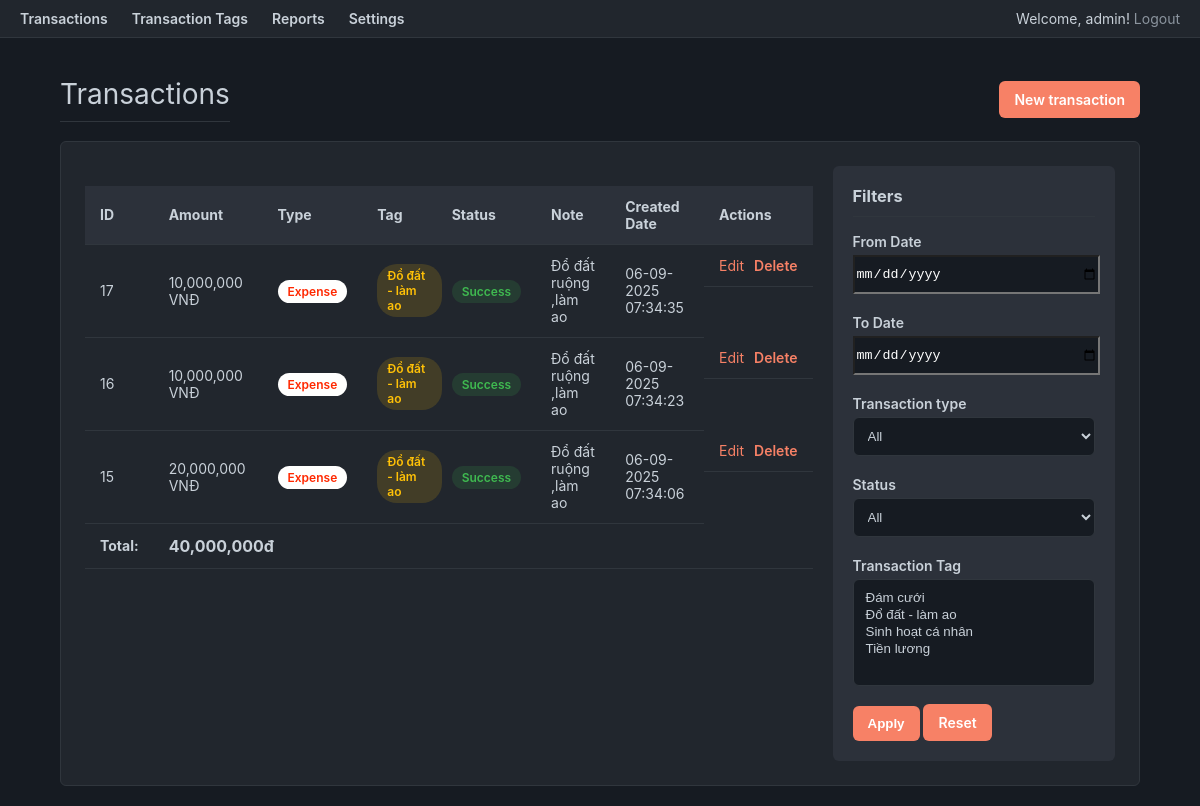
Page /transactions (signed in) on the earlier database version.
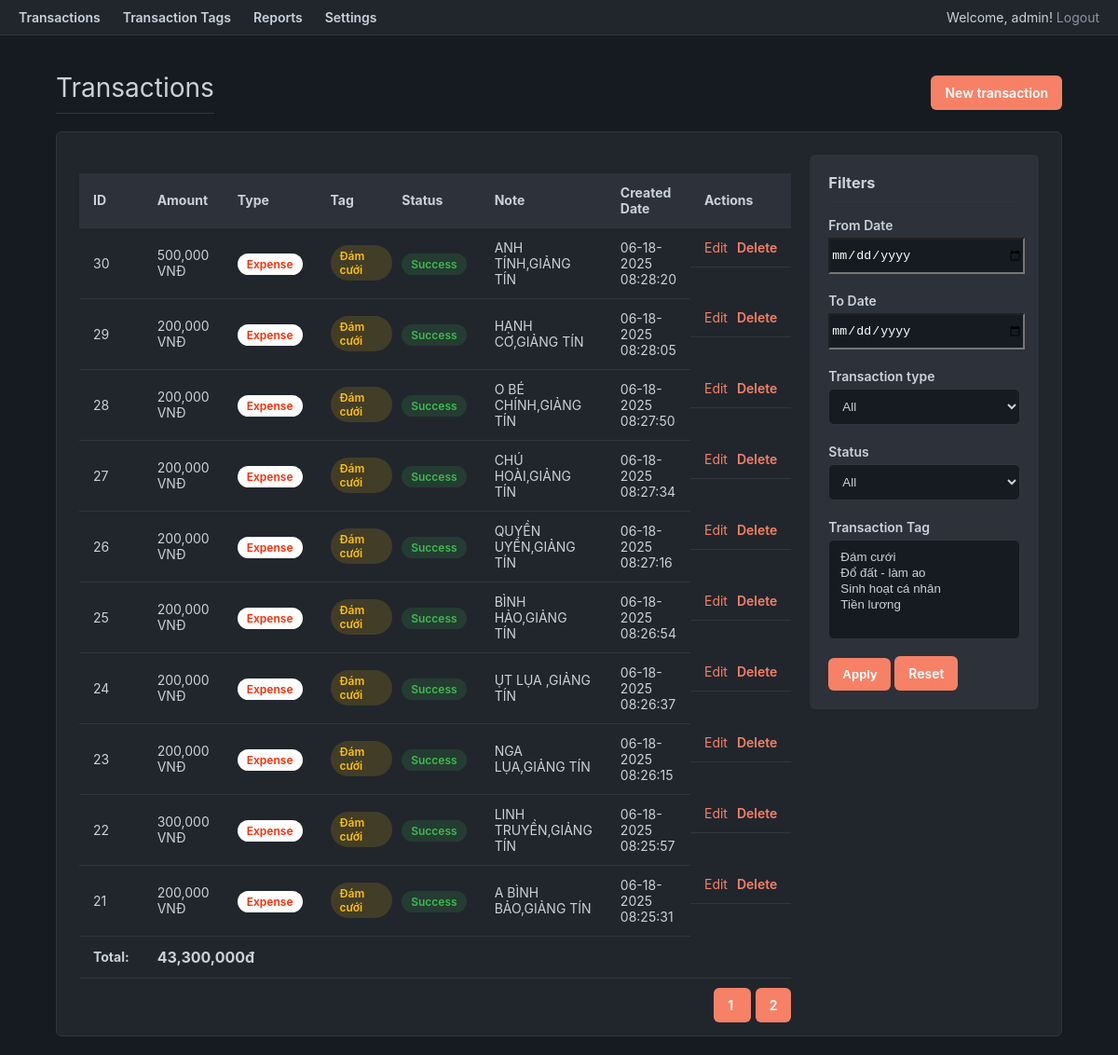
Same page on the later database version.
### tables this page shows
CREATE TABLE `transactions` (
  `id` int(11) NOT NULL,
  `amount` decimal(15,0) NOT NULL,
  `currency` varchar(3) NOT NULL DEFAULT 'VND',
  `transaction_type` enum('Revenue','Expense') NOT NULL,
  `status` enum('Success','Pending','Failed') NOT NULL,
  `tag_id` int(11) DEFAULT NULL,
  `note` text DEFAULT NULL,
  `created_by` int(11) DEFAULT NULL,
  `created_at` timestamp NOT NULL DEFAULT current_timestamp(),
  `updated_at` timestamp NOT NULL DEFAULT current_timestamp() ON UPDATE current_timestamp()
);

CREATE TABLE `transaction_tags` (
  `id` int(11) NOT NULL,
  `name` varchar(100) NOT NULL,
  `created_at` timestamp NOT NULL DEFAULT current_timestamp()
);

### app/Controllers/TransactionController.php (called while the page is built, shortened)
<?php
class TransactionController extends Controller {
    public function index() {
        $transactionModel = $this->model('Transaction');
        $tagModel = $this->model('Tag');
        $settingModel = $this->model('Setting');
        $filters = $_GET;
        $tags = $tagModel->findAll();
        $settings = $settingModel->getAllSettings();
        $page = isset($_GET['page']) ? (int)$_GET['page'] : 1;
        $records_per_page = 10;
        $offset = ($page - 1) * $records_per_page;
        $total_records = $transactionModel->countAll($filters);
        $total_pages = ceil($total_records / $records_per_page);
        $total_amount = $transactionModel->sumAll($filters, $settings['usd_to_vnd_rate']);
        $transactions = $transactionModel->findAll($filters, $records_per_page, $offset);
        $this->view('transactions/index', [
            'transactions' => $transactions,
            'tags' => $tags,
            'settings' => $settings,
            'filters' => $filters,
            'total_pages' => $total_pages,
            'current_page' => $page,
            'total_amount' => $total_amount
        ]);
    }
}

### core/Router.php (called while the page is built, shortened)
<?php
class Router {
    protected $method = 'index';
    public function __construct() {
        $url = $this->parseUrl();
        if (!empty($url[0])) {
            $singular = rtrim($url[0], 's');
            $controllerName = ucfirst($singular) . 'Controller';
            if (file_exists(ROOT_PATH . '/app/Controllers/' . $controllerName . '.php')) {
                unset($url[0]);
            }
        }
        $this->controller = new $this->controller;
        $this->params = $url ? array_values($url) : [];
        call_user_func_array([$this->controller, $this->method], $this->params);
    }
    public function parseUrl() {
        if (isset($_SERVER['REQUEST_URI'])) {
            $requestUri = str_replace(BASE_URL, '', $_SERVER['REQUEST_URI']);
            $requestUri = strtok($requestUri, '?');
            return explode('/', filter_var(trim($requestUri, '/'), FILTER_SANITIZE_URL));
        }
        return [];
    }
}

### public/index.php (called while the page is built, shortened)
<?php
spl_autoload_register(function ($className) {
    $paths = [
        ROOT_PATH . '/core/',
        ROOT_PATH . '/app/Controllers/',
        ROOT_PATH . '/app/Models/'
    ];
    foreach ($paths as $path) {
        $file = $path . $className . '.php';
        if (file_exists($file)) {
            return;
        }
    }
});
$router = new Router();

### core/Database.php (called while the page is built)
<?php
class Database {
    private static $instance = null;
    private $connection;
    private $host = 'localhost';
    private $user = 'root';
    private $pass = '';
    private $name = 'mvc_transactions_db';
    private function __construct() {
        $dsn = 'mysql:host=' . $this->host . ';dbname=' . $this->name . ';charset=utf8mb4';
        try {
            $this->connection = new PDO($dsn, $this->user, $this->pass);
            $this->connection->setAttribute(PDO::ATTR_ERRMODE, PDO::ERRMODE_EXCEPTION);
            $this->connection->setAttribute(PDO::ATTR_DEFAULT_FETCH_MODE, PDO::FETCH_ASSOC);
        } catch (PDOException $e) {
            die('Connection failed: ' . $e->getMessage());
        }
    }
    public static function getInstance() {
        if (!self::$instance) {
            self::$instance = new Database();
        }
        return self::$instance;
    }
    public function getConnection() {
        return $this->connection;
    }
}

### app/Models/Transaction.php (called while the page is built, shortened)
<?php
class Transaction {
    private $db;
    public function __construct() {
        $this->db = Database::getInstance()->getConnection();
    }
    private function buildWhereClause($filters, &$params) {
        $whereSql = " WHERE 1=1 ";
        return $whereSql;
    }
    public function findAll($filters = [], $limit = 10, $offset = 0) {
        $params = [];
        $sql = "SELECT t.*, tt.name AS tag_name
                FROM transactions t
                LEFT JOIN transaction_tags tt ON t.tag_id = tt.id";
        $sql .= $this->buildWhereClause($filters, $params);
        $sql .= " ORDER BY t.created_at DESC LIMIT ? OFFSET ?";
        $params[] = $limit;
        $params[] = $offset;
        $stmt = $this->db->prepare($sql);
        foreach ($params as $key => $value) {
            $stmt->bindValue($key + 1, $value, is_int($value) ? PDO::PARAM_INT : PDO::PARAM_STR);
        }
        $stmt->execute();
        return $stmt->fetchAll();
    }
}

### app/Views/transactions/index.php (the view, shortened to what the rows shown need)
<?php require_once ROOT_PATH . '/app/Views/layouts/header.php'; ?>
<div class="container">
    <div class="page-header">
        <h1>Transactions</h1>
    </div>
    <div class="content-box" style="display: flex; gap: 20px;">
        <div style="flex: 3;">
            <table>
                <thead>
                    <tr>
                        <th>ID</th>
                        <th>Amount</th>
                        <th>Type</th>
                        <th>Tag</th>
                        <th>Status</th>
                        <th>Note</th>
                        <th>Created Date</th>
                        <th>Actions</th>
                    </tr>
                </thead>
                <tbody>
                    <?php
                    function format_currency($amount, $currency = 'VND') {
                        return number_format($amount) .' '. 'VNĐ';
                    }
                    foreach ($transactions as $t):
                    ?>
                    <tr>
                        <td><?php echo htmlspecialchars($t['id']); ?></td>
                        <td><?php echo format_currency($t['amount'], $t['currency']); ?></td>
                        <td>
                            <?php
                                $type_class = 'expense';
                            ?>
                            <span class="pill <?php echo $type_class; ?>">
                                <?php echo htmlspecialchars($t['transaction_type']); ?>
                            </span>
                        </td>
                        <td><span class="pill order"><?php echo htmlspecialchars($t['tag_name']); ?></span></td>
                        <td><span class="pill success"><?php echo htmlspecialchars($t['status']); ?></span></td>
                        <td><?php echo htmlspecialchars($t['note']); ?></td>
                        <td><?php echo date('m-d-Y H:i:s', strtotime($t['created_at'])); ?></td>
                        <td style="display: flex; gap: 10px;">
                            <a href="<?php echo BASE_URL; ?>/transactions/edit/<?php echo $t['id']; ?>">Edit</a>
                            <form action="<?php echo BASE_URL; ?>/transactions/destroy/<?php echo $t['id']; ?>" method="POST" onsubmit="return confirm('Bạn có chắc chắn muốn xóa giao dịch này không?');">
                                <button type="submit" class="link-button">Delete</button>
                            </form>
                        </td>
                    </tr>
                    <?php endforeach; ?>
                </tbody>
            </table>
        </div>
    </div>
</div>
<?php require_once ROOT_PATH . '/app/Views/layouts/footer.php'; ?>

Differences in the rows shown:
no longer on this page (row unchanged): transactions: id "17", format_currency($t['amount'], $t['currency']) "10,000,000 VNĐ", transaction_type "Expense", tag.name "Đổ đất - làm ao", status "Success", note "Đổ đất ruộng ,làm ao", created_at "06-09-2025 07:34:35"
no longer on this page (row unchanged): transactions: id "16", format_currency($t['amount'], $t['currency']) "10,000,000 VNĐ", transaction_type "Expense", tag.name "Đổ đất - làm ao", status "Success", note "Đổ đất ruộng ,làm ao", created_at "06-09-2025 07:34:23"
no longer on this page (row unchanged): transactions: id "15", format_currency($t['amount'], $t['currency']) "20,000,000 VNĐ", transaction_type "Expense", tag.name "Đổ đất - làm ao", status "Success", note "Đổ đất ruộng ,làm ao", created_at "06-09-2025 07:34:06"
added transactions: id "30", format_currency($t['amount'], $t['currency']) "500,000 VNĐ", transaction_type "Expense", tag.name "Đám cưới", status "Success", note "ANH TÍNH,GIẢNG TÍN", created_at "06-18-2025 08:28:20"
added transactions: id "29", format_currency($t['amount'], $t['currency']) "200,000 VNĐ", transaction_type "Expense", tag.name "Đám cưới", status "Success", note "HẠNH CƠ,GIẢNG TÍN", created_at "06-18-2025 08:28:05"
added transactions: id "28", format_currency($t['amount'], $t['currency']) "200,000 VNĐ", transaction_type "Expense", tag.name "Đám cưới", status "Success", note "O BÉ CHÍNH,GIẢNG TÍN", created_at "06-18-2025 08:27:50"
added transactions: id "27", format_currency($t['amount'], $t['currency']) "200,000 VNĐ", transaction_type "Expense", tag.name "Đám cưới", status "Success", note "CHÚ HOÀI,GIẢNG TÍN", created_at "06-18-2025 08:27:34"
added transactions: id "26", format_currency($t['amount'], $t['currency']) "200,000 VNĐ", transaction_type "Expense", tag.name "Đám cưới", status "Success", note "QUYỀN UYỂN,GIẢNG TÍN", created_at "06-18-2025 08:27:16"
added transactions: id "25", format_currency($t['amount'], $t['currency']) "200,000 VNĐ", transaction_type "Expense", tag.name "Đám cưới", status "Success", note "BÌNH HẢO,GIẢNG TÍN", created_at "06-18-2025 08:26:54"
added transactions: id "24", format_currency($t['amount'], $t['currency']) "200,000 VNĐ", transaction_type "Expense", tag.name "Đám cưới", status "Success", note "ỤT LỤA ,GIẢNG TÍN", created_at "06-18-2025 08:26:37"
added transactions: id "23", format_currency($t['amount'], $t['currency']) "200,000 VNĐ", transaction_type "Expense", tag.name "Đám cưới", status "Success", note "NGA LỤA,GIẢNG TÍN", created_at "06-18-2025 08:26:15"
added transactions: id "22", format_currency($t['amount'], $t['currency']) "300,000 VNĐ", transaction_type "Expense", tag.name "Đám cưới", status "Success", note "LINH TRUYỀN,GIẢNG TÍN", created_at "06-18-2025 08:25:57"
added transactions: id "21", format_currency($t['amount'], $t['currency']) "200,000 VNĐ", transaction_type "Expense", tag.name "Đám cưới", status "Success", note "A BÌNH BẢO,GIẢNG TÍN", created_at "06-18-2025 08:25:31"
Other differences:
$total_amount: "40,000,000" → "43,300,000"
new list line: "1"
new list line: "2"
